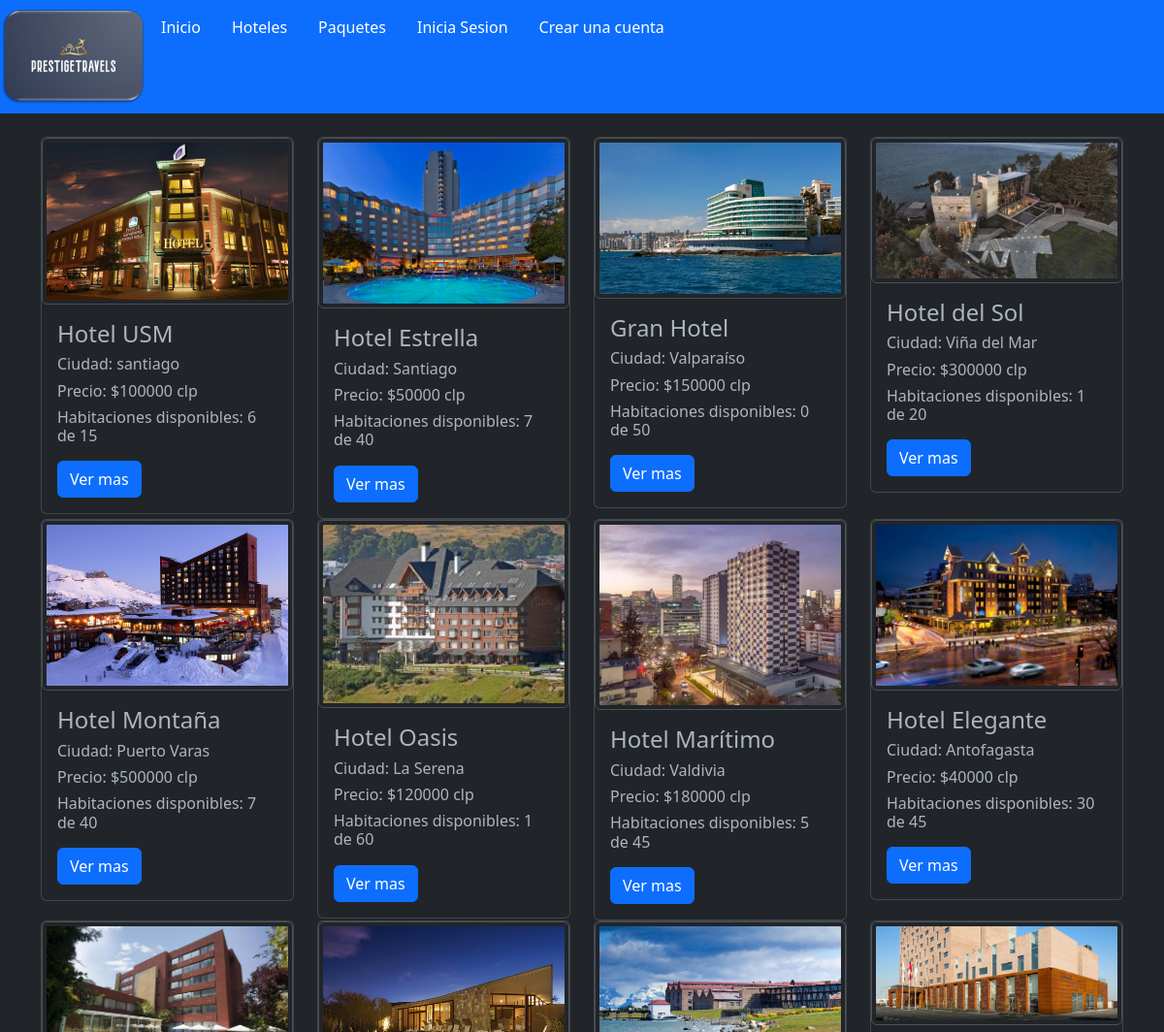
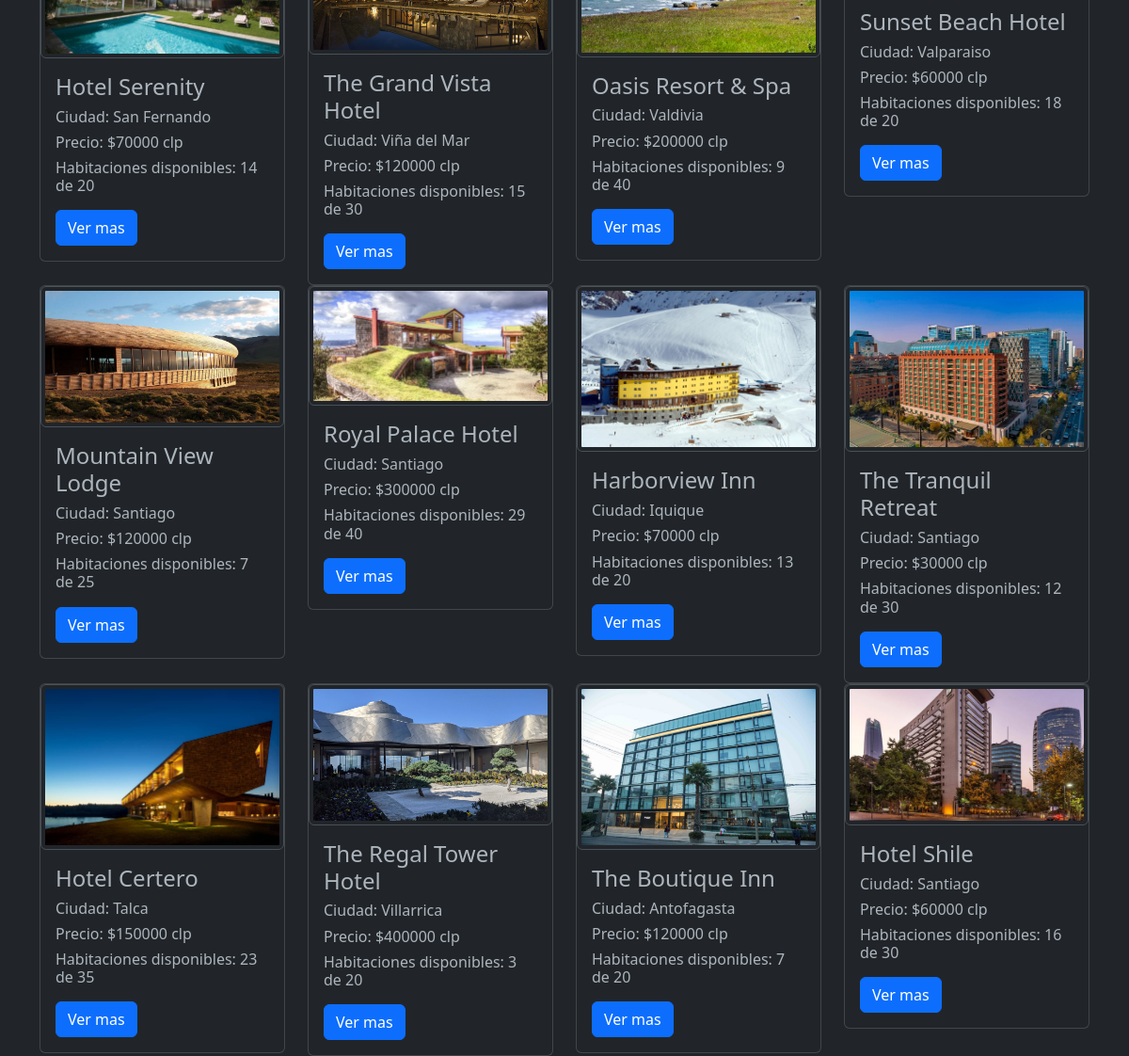
/Web_PrestigeTravels/hotel.php, run on the app's committed database (2 pictures, top to bottom).
### tables this page shows
CREATE TABLE `hotel` (
  `codigo_hotel` int(20) NOT NULL,
  `nombre_hotel` varchar(40) NOT NULL,
  `#Estrellas` int(5) NOT NULL,
  `precio` int(15) NOT NULL,
  `Ciudad` varchar(20) NOT NULL,
  `HabitacionesTotales` int(5) NOT NULL,
  `disponibles` int(5) NOT NULL,
  `Estacionamiento` tinyint(1) NOT NULL,
  `Piscina` tinyint(1) NOT NULL,
  `ServicioLavanderia` tinyint(1) NOT NULL,
  `PetFriendly` tinyint(1) NOT NULL,
  `ServicioDesayuno` tinyint(1) NOT NULL,
  `imagen` varchar(1000) NOT NULL
);

### Web_PrestigeTravels/hotel.php (the view, shortened to what this page needs)
<?php include("template/head.php"); ?>
<?php
require 'prestigetravels.php';
$querySQL = $conexion->prepare("SELECT * FROM hotel");
$querySQL->execute();
$listahoteles =$querySQL->fetchALL(PDO::FETCH_ASSOC);
?>
<?php foreach($listahoteles as $hotel){ ?>
<div class="col-md-3">
<div class="card">
<img class="img-thumbnail rounded" src="./img/<?php echo $hotel['imagen'];?>" width = "500" alt="">
<div class="card-body">
    <h4 class="card-title"><?php echo $hotel['nombre_hotel'];?></h4>
    <h6 class="card-title">Ciudad: <?php echo $hotel['Ciudad'];?></h6>
    <h6 class="card-title">Precio: $<?php echo $hotel['precio'];?> clp</h6>
    <h6 class="card-title">Habitaciones disponibles: <?php echo $hotel['disponibles'];?> de <?php echo $hotel['HabitacionesTotales'];?></h6>
    <?php $idd = $hotel['codigo_hotel'] ?>
    <a name ="" id = "" class="btn btn-primary" href="detallesHotel.php?id=<?php echo $idd ?>" role="button"> Ver mas </a>
</div>
</div>
</div>
<?php } ?>

### Web_PrestigeTravels/template/head.php (shortened to what this page needs)
<!DOCTYPE html>
<html lang="es" data-bs-theme="dark">
<head>
    <link href="https://cdn.jsdelivr.net/npm/bootstrap@5.3.0/dist/css/bootstrap.min.css" rel="stylesheet">
    <link rel="stylesheet" href="./css/bootstrap.min.css"/>
</head>
<body class="">
    <nav class="navbar navbar-dark bg-primary">
        <ul class="nav justify-content-center">
            <li class="nav-item">
                <a href="index.php"><img class="card-img" src="img\logopb.png" ></a>
            </li>
            <li class="nav-item " >
                <a class="nav-link" style="color:#ffffff;text-align:center;" href="inicio.php">Inicio</a>
            </li>
            <li class="nav-item">
                <a class="nav-link" style="color:#ffffff;text-align:center;" href="hotel.php">Hoteles</a>
            </li>
            <li class="nav-item">
                <a class="nav-link" style="color:#ffffff;text-align:center;" href="paquete.php">Paquetes</a>
            </li>
            <?php if(!empty($user)): ?>
            <li class="nav-item d-flex">
                <a class="nav-link" style="color:#ffffff;text-align:center;" href="usuario.php?id=<?php echo$results['rut']?>">Usuario Activo: <?php echo utf8_decode($results['nombre'])?></a>
            </li>
            <li class="nav-item">
                <a class="nav-link" style="color:#ffffff;text-align:center;" href="logout.php">cerrar sesion</a>
            </li>
            <li class="nav-item">
                <a class="nav-link" style="color:#ffffff;text-align:center;" href="carrito.php?id=<?php echo$results['rut']?>"> Carrito</a>
            </li>
            <li class="nav-item">
                <a class="nav-link" style="color:#ffffff;text-align:center;" href="wishlist.php?id=<?php echo$results['rut']?>"> Wishlist</a>
            </li>
            <?php else: ?>
            <li class="nav-item d-flex">
                <a class="nav-link" style="color:#ffffff;text-align:center;" href="login.php" > Inicia Sesion</a>
            </li>
            <li class="nav-item">
                <a class="nav-link" style="color:#ffffff;text-align:center;" href="registro.php" > Crear una cuenta</a>
            </li>
            <?php endif ?>
        </ul>
        <br>
    </nav>
    <div class="container ">
        <br/>
        <div class = "row">

### Web_PrestigeTravels/template/head.php (style rules this page uses)
.bg-primary { background-color: brown; }

### data on the page
hotel: imagen (picture), nombre_hotel "Hotel USM", Ciudad "santiago", precio "100000", disponibles "6", HabitacionesTotales "15"
hotel: imagen (picture), nombre_hotel "Hotel Estrella", Ciudad "Santiago", precio "50000", disponibles "7", HabitacionesTotales "40"
hotel: imagen (picture), nombre_hotel "Gran Hotel", Ciudad "Valparaíso", precio "150000", disponibles "0", HabitacionesTotales "50"
hotel: imagen (picture), nombre_hotel "Hotel del Sol", Ciudad "Viña del Mar", precio "300000", disponibles "1", HabitacionesTotales "20"
hotel: imagen (picture), nombre_hotel "Hotel Montaña", Ciudad "Puerto Varas", precio "500000", disponibles "7", HabitacionesTotales "40"
hotel: imagen (picture), nombre_hotel "Hotel Oasis", Ciudad "La Serena", precio "120000", disponibles "1", HabitacionesTotales "60"
hotel: imagen (picture), nombre_hotel "Hotel Marítimo", Ciudad "Valdivia", precio "180000", disponibles "5", HabitacionesTotales "45"
hotel: imagen (picture), nombre_hotel "Hotel Elegante", Ciudad "Antofagasta", precio "40000", disponibles "30", HabitacionesTotales "45"
hotel: imagen (picture), nombre_hotel "Hotel Serenity", Ciudad "San Fernando", precio "70000", disponibles "14", HabitacionesTotales "20"
hotel: imagen (picture), nombre_hotel "The Grand Vista Hotel", Ciudad "Viña del Mar", precio "120000", disponibles "15", HabitacionesTotales "30"
hotel: imagen (picture), nombre_hotel "Oasis Resort & Spa", Ciudad "Valdivia", precio "200000", disponibles "9", HabitacionesTotales "40"
hotel: imagen (picture), nombre_hotel "Sunset Beach Hotel", Ciudad "Valparaiso", precio "60000", disponibles "18", HabitacionesTotales "20"
hotel: imagen (picture), nombre_hotel "Mountain View Lodge", Ciudad "Santiago", precio "120000", disponibles "7", HabitacionesTotales "25"
hotel: imagen (picture), nombre_hotel "Royal Palace Hotel", Ciudad "Santiago", precio "300000", disponibles "29", HabitacionesTotales "40"
hotel: imagen (picture), nombre_hotel "Harborview Inn", Ciudad "Iquique", precio "70000", disponibles "13", HabitacionesTotales "20"
hotel: imagen (picture), nombre_hotel "The Tranquil Retreat", Ciudad "Santiago", precio "30000", disponibles "12", HabitacionesTotales "30"
hotel: imagen (picture), nombre_hotel "Hotel Certero", Ciudad "Talca", precio "150000", disponibles "23", HabitacionesTotales "35"
hotel: imagen (picture), nombre_hotel "The Regal Tower Hotel", Ciudad "Villarrica", precio "400000", disponibles "3", HabitacionesTotales "20"
hotel: imagen (picture), nombre_hotel "The Boutique Inn", Ciudad "Antofagasta", precio "120000", disponibles "7", HabitacionesTotales "20"
hotel: imagen (picture), nombre_hotel "Hotel Shile", Ciudad "Santiago", precio "60000", disponibles "16", HabitacionesTotales "30"
